Frame 1 (no input): blank canvas, image omitted
Frame 60 (the mouse pressed at the canvas centre just before this capture): blank canvas, image omitted
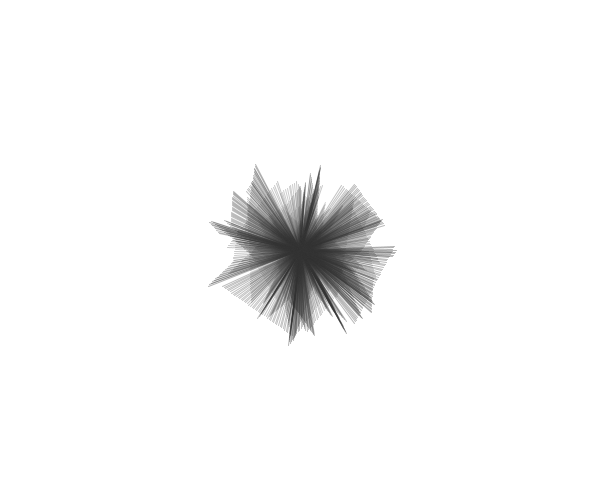
Frame 120 (the mouse held since frame 60 and released just before this capture)

The Processing sketch whose frames 1 and 60 were blank and that drew this single picture after the mouse press (run headless with seeded random() and noise(); from frame 60 on, the mouse is pressed at the canvas centre):

// Processing sketch: processing_100580
// ── processing_100580.pde





circle c;
ArrayList <circle> circulos;


void setup() {
  size(600, 500);
  
  circulos = new ArrayList();
  
  int count=0;
  while(count<1000){
  circle c = new circle();
  circulos.add(c);
  count+=1;
  }
  
  background(255);
}


void draw() {
 //background(255);
 
  for (circle c : circulos){
  //c.draw();
  c.dline();
  c.move();
  c.bounce();
  
  }
}













class circle {
  float x, y, diam;
  float vx, vy;

  color a;


  circle() {
    a=color(random(230, 255), random(230, 255), random(120, 255), 190);
    x= random(0, width);
    y= random(0, height);

    diam=random(1, 200);

    vx = random(-2, 2);
    vy = random(1, 2);
  }

  void draw() {

    noStroke();
    fill(a);
    ellipse(x, y, diam, diam);
  }


  void move() {
    x=x+vx;
    y=y+vy;
  }

  void bounce() {
    if (x>width || x<0) {
      vx= -vx;
    }
    if (y>height || y<0) {
      vy=-vy;
    }
  }


void dline() {
  
  stroke(40);
  strokeWeight(1);
  // Detect if the circle collides with another circle
 
 
    if (c != this && dist(x, y, mouseX, mouseY)<(diam)/2) {
      float d = dist(x, y, mouseX, mouseY);
      stroke(50,d);
      if (mousePressed){
      line(x, y, mouseX, mouseY);
    }}
  }
}
